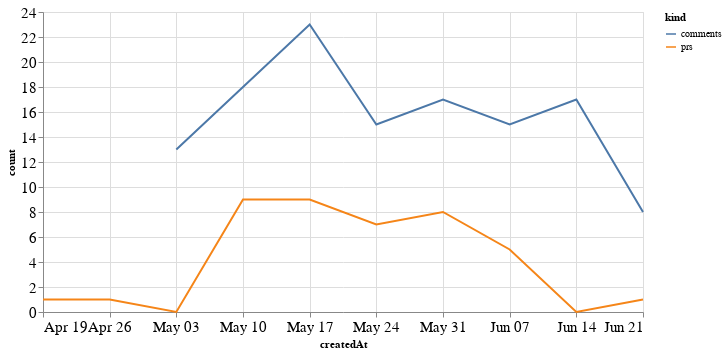

The code cell stored with this chart in its notebook:
### Code cell
alt.Chart(total_time, width=600).mark_line().encode(
    x='createdAt',
    y='count',
    color='kind'
)

### Figure 1 — Vega-Lite specification as saved in the notebook (floating-point values rounded to 4 significant figures)
{"config": {"axisLeft": {"labelFontSize": 15}, "axisBottom": {"labelFontSize": 15}}, "data": {"name": "data-0c0cbb4820958631a1f8076c3e3049dc"}, "mark": "line", "encoding": {"color": {"type": "nominal", "field": "kind"}, "x": {"type": "temporal", "field": "createdAt"}, "y": {"type": "quantitative", "field": "count"}}, "width": 600, "$schema": "https://vega.github.io/schema/vega-lite/v4.8.1.json", "datasets": {"data-0c0cbb4820958631a1f8076c3e3049dc": [{"createdAt": "2020-04-19T00:00:00", "kind": "prs", "count": 1.0}, {"createdAt": "2020-04-26T00:00:00", "kind": "prs", "count": 1.0}, {"createdAt": "2020-05-03T00:00:00", "kind": "prs", "count": 0.0}, {"createdAt": "2020-05-10T00:00:00", "kind": "prs", "count": 9.0}, {"createdAt": "2020-05-17T00:00:00", "kind": "prs", "count": 9.0}, {"createdAt": "2020-05-24T00:00:00", "kind": "prs", "count": 7.0}, {"createdAt": "2020-05-31T00:00:00", "kind": "prs", "count": 8.0}, {"createdAt": "2020-06-07T00:00:00", "kind": "prs", "count": 5.0}, {"createdAt": "2020-06-14T00:00:00", "kind": "prs", "count": 0.0}, {"createdAt": "2020-06-21T00:00:00", "kind": "prs", "count": 1.0}, {"createdAt": "2020-04-19T00:00:00", "kind": "comments", "count": null}, {"createdAt": "2020-04-26T00:00:00", "kind": "comments", "count": null}, {"createdAt": "2020-05-03T00:00:00", "kind": "comments", "count": 13.0}, {"createdAt": "2020-05-10T00:00:00", "kind": "comments", "count": 18.0}, {"createdAt": "2020-05-17T00:00:00", "kind": "comments", "count": 23.0}, {"createdAt": "2020-05-24T00:00:00", "kind": "comments", "count": 15.0}, {"createdAt": "2020-05-31T00:00:00", "kind": "comments", "count": 17.0}, {"createdAt": "2020-06-07T00:00:00", "kind": "comments", "count": 15.0}, {"createdAt": "2020-06-14T00:00:00", "kind": "comments", "count": 17.0}, {"createdAt": "2020-06-21T00:00:00", "kind": "comments", "count": 8.0}]}}
